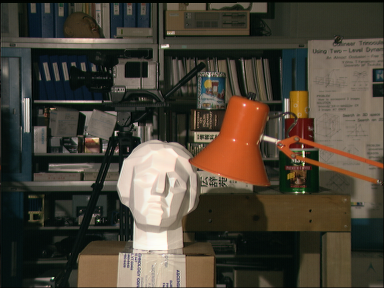
#> input picture Module 2/Final Module/image_depth_estimation/Problem 1/Problem 1/tsukuba/left.png, 384 x 288 px
$ jupyter execute --allow-errors image_depth.ipynb
#> lines starting #> are read from the running program, lines starting #| are printed output that depends on the picture
[cell 1]
import gdown
import zipfile

url = "https://drive.google.com/uc?id=14gf8bcym_lTcvjZQmg8kwq3aXkENBxMQ"

gdown.download(url=url)
#> (this line was passed over: gdown is not available in this run)

#> (the rest of this cell did not finish here and is left out)

Problem 1: Xây dựng hàm tính disparity map của hai ảnh stereo đầu vào (ảnh bên trái (L) và
ảnh bên phải (R)) theo phương thức pixel-wise matching. Các bước tính toán trong phương
pháp này có thể được miêu tả qua các bước dưới đây:
1. Đọc ảnh chụp bên trái (left) và ảnh chụp bên phải (right) dưới dạng ảnh grayscale (ảnh
mức xám) đồng thời ép kiểu ảnh về np.float32.
2. Khởi tạo hai biến height, width có giá trị bằng chiều cao, chiều rộng của ảnh trái.
3. Khởi tạo một ma trận không - zero matrix (depth) với kích thước bằng height, width.
4. Với mỗi pixel tại vị trí (h, w) (duyệt từ trái qua phải, trên xuống dưới) thực hiện các bước
sau:
(a) Tính cost (L1 hoặc L2) giữa các cặp pixel left[h, w] và right[h, w - d] (trong đó
d ∈ [0, disparity_range]). Nếu (w - d) < 0 thì gán giá trị cost = max_cost (max_cost
= 255 nếu dùng L1 hoặc 2552 nếu dùng L2).
(b) Với danh sách cost tính được, chọn giá trị d (doptimal) mà ở đó cho giá trị cost là nhỏ
nhất.
(c) Gán depth[h, w] = doptimal × scale. Trong đó, scale =
255
disparity_range

(Ở Problem 01, các bạn gán mặc định giá trị scale = 16).

[cell 2]
import cv2
import numpy as np

[cell 3]
def l1_distance(x, y):
    return abs(x - y)

def l2_distance(x, y):
    return (x - y) ** 2

def pixel_wise_matching_l1(l_img, r_img, dis_range, save_result = True):

#> called with l_img = 'tsukuba/left.png', r_img = 'tsukuba/right.png', dis_range = 16, save_result = True
    lef = cv2.imread(l_img, 0)
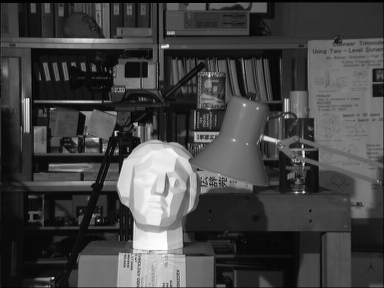
#> lef: shape (288, 384); min 0, max 253, mean 67.8
    rig = cv2.imread(r_img, 0)
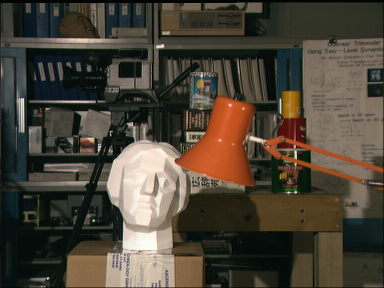
#> input picture Module 2/Final Module/image_depth_estimation/Problem 1/Problem 1/tsukuba/right.png, 384 x 288 px
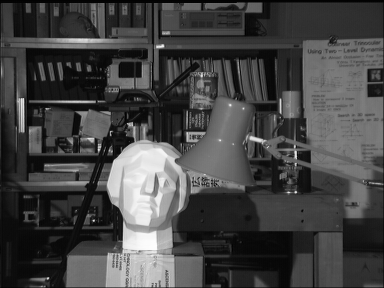
#> rig: shape (288, 384); min 0, max 253, mean 68.2

    left = lef.astype(np.float32)
    right = rig.astype(np.float32)

    height, width = left.shape[:2]
#> height = 288; width = 384

    depth = np.zeros((height, width), np.uint8)
    scale = 16
    max_val = 255

    for y in range(height):
        for x in range(width):
            disparity = 0
            cost_min = max_val

            for j in range(dis_range):
                cost = max_val if (x - j) < 0 else l1_distance(int(left[y, x]), int(right[y, x - j]))
                if cost < cost_min:
                    cost_min = cost
                    disparity = j

            depth[y, x] = disparity * scale
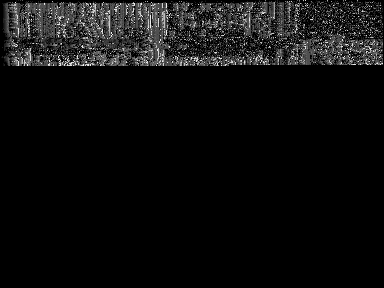
#> depth: shape (288, 384); min 0, max 240, mean 13.8

    if save_result == True:
        print("Saving result...")

        cv2.imwrite("pixel_wise_l1.png", depth)
        cv2.imwrite("pixel_wise_l1_color.png", cv2.applyColorMap(depth, cv2.COLORMAP_JET))

    print("Done!")

    return depth
